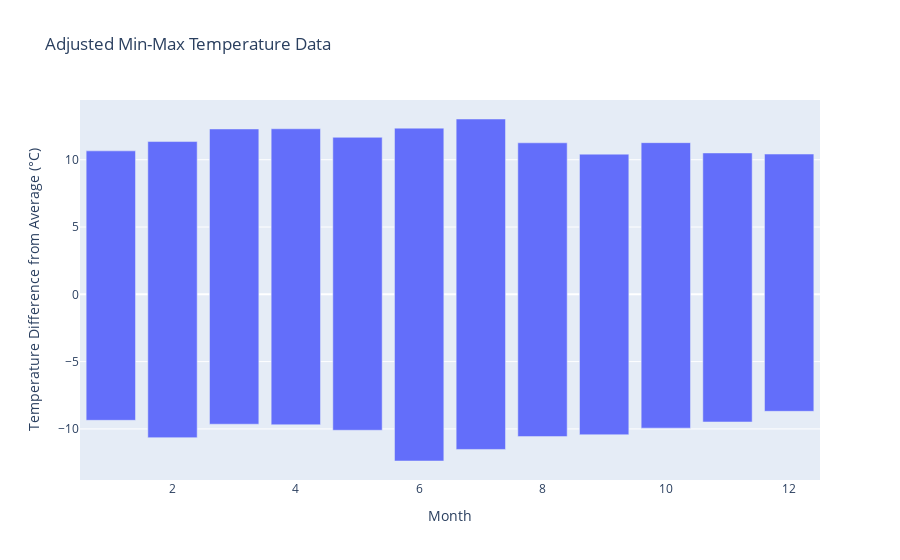

The code cell stored with this chart in its notebook:
### Code cell
# Subtract the average temperature from min and max temperatures
min_temp_adj = min_temp - avg_temp
max_temp_adj = max_temp - avg_temp

# Create a Plotly figure
fig = go.Figure()

# Add a bar chart for adjusted min-max temperature
fig.add_trace(go.Bar(
    x=min_temp_adj.month,
    y=max_temp_adj - min_temp_adj,
    base=min_temp_adj,
    name='Adjusted Min-Max Temperature'
))

# Set the layout
fig.update_layout(
    xaxis=dict(title='Month'),
    yaxis=dict(title='Temperature Difference from Average (°C)'),
    title='Adjusted Min-Max Temperature Data'
)

# Show the figure
fig.show()

### Figure 1 — Plotly figure (JSON) as saved in the notebook; plotly's stock layout.template omitted (floating-point values rounded to 4 significant figures)
{"data": [{"base": [-9.361, -10.65, -9.651, -9.691, -10.1, -12.38, -11.53, -10.57, -10.43, -9.943, -9.485, -8.693], "name": "Adjusted Min-Max Temperature", "type": "bar", "x": [1, 2, 3, 4, 5, 6, 7, 8, 9, 10, 11, 12], "y": [20.02, 22.0, 21.94, 21.99, 21.76, 24.73, 24.55, 21.83, 20.85, 21.21, 19.99, 19.11]}], "layout": {"title": {"text": "Adjusted Min-Max Temperature Data"}, "xaxis": {"title": {"text": "Month"}}, "yaxis": {"title": {"text": "Temperature Difference from Average (°C)"}}}}
